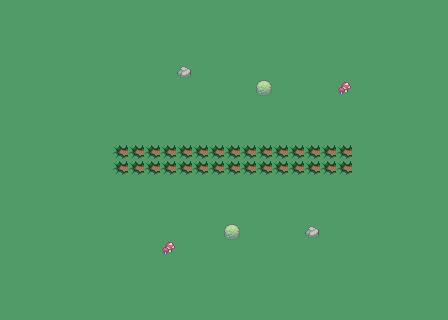

Rendered tile map (Tiled .tmx) drawn with the repository's tilesets; below, a short description and the full map source, tile grids included:
An orthogonal 28x20 tile map with 16x16 px tiles, 2 tile layers (Ground, Decor), 4 tilesets and 3 objects (cabin_bounds, player_spawn, portal_dungeon).

<map version="1.10" tiledversion="1.11.0" orientation="orthogonal" renderorder="right-down" width="28" height="20" tilewidth="16" tileheight="16" infinite="0" nextlayerid="5" nextobjectid="8">
 <tileset firstgid="1" name="grass" tilewidth="16" tileheight="16" tilecount="1" columns="1">
  <image source="../images/mystic_woods/sprites/tilesets/grass.png" width="16" height="16" />
 </tileset>
 <tileset firstgid="2" name="plains" tilewidth="16" tileheight="16" tilecount="72" columns="6">
  <image source="../images/mystic_woods/sprites/tilesets/plains.png" width="96" height="192" />
 </tileset>
 <tileset firstgid="74" name="sprout_objects" tilewidth="16" tileheight="16" tilecount="45" columns="9">
  <image source="../images/sprout_lands/Sprout Lands - Sprites - Basic pack/Objects/Basic_Grass_Biom_things.png" width="144" height="80" />
 </tileset>
 <tileset firstgid="119" name="wooden_house" tilewidth="16" tileheight="16" tilecount="35" columns="7">
  <image source="../images/sprout_lands/Sprout Lands - Sprites - Basic pack/Tilesets/Wooden House.png" width="112" height="80" />
 </tileset>
 <layer id="1" name="Ground" width="28" height="20">
  <data encoding="csv">
1,1,1,1,1,1,1,1,1,1,1,1,1,1,1,1,1,1,1,1,1,1,1,1,1,1,1,1,
1,1,1,1,1,1,1,1,1,1,1,1,1,1,1,1,1,1,1,1,1,1,1,1,1,1,1,1,
1,1,1,1,1,1,1,1,1,1,1,1,1,1,1,1,1,1,1,1,1,1,1,1,1,1,1,1,
1,1,1,1,1,1,1,1,1,1,1,1,1,1,1,1,1,1,1,1,1,1,1,1,1,1,1,1,
1,1,1,1,1,1,1,1,1,1,1,1,1,1,1,1,1,1,1,1,1,1,1,1,1,1,1,1,
1,1,1,1,1,1,1,1,1,1,1,1,1,1,1,1,1,1,1,1,1,1,1,1,1,1,1,1,
1,1,1,1,1,1,1,1,1,1,1,1,1,1,1,1,1,1,1,1,1,1,1,1,1,1,1,1,
1,1,1,1,1,1,1,1,1,1,1,1,1,1,1,1,1,1,1,1,1,1,1,1,1,1,1,1,
1,1,1,1,1,1,1,1,1,1,1,1,1,1,1,1,1,1,1,1,1,1,1,1,1,1,1,1,
1,1,1,1,1,1,1,21,21,21,21,21,21,21,21,21,21,21,21,21,21,21,1,1,1,1,1,1,
1,1,1,1,1,1,1,21,21,21,21,21,21,21,21,21,21,21,21,21,21,21,1,1,1,1,1,1,
1,1,1,1,1,1,1,1,1,1,1,1,1,1,1,1,1,1,1,1,1,1,1,1,1,1,1,1,
1,1,1,1,1,1,1,1,1,1,1,1,1,1,1,1,1,1,1,1,1,1,1,1,1,1,1,1,
1,1,1,1,1,1,1,1,1,1,1,1,1,1,1,1,1,1,1,1,1,1,1,1,1,1,1,1,
1,1,1,1,1,1,1,1,1,1,1,1,1,1,1,1,1,1,1,1,1,1,1,1,1,1,1,1,
1,1,1,1,1,1,1,1,1,1,1,1,1,1,1,1,1,1,1,1,1,1,1,1,1,1,1,1,
1,1,1,1,1,1,1,1,1,1,1,1,1,1,1,1,1,1,1,1,1,1,1,1,1,1,1,1,
1,1,1,1,1,1,1,1,1,1,1,1,1,1,1,1,1,1,1,1,1,1,1,1,1,1,1,1,
1,1,1,1,1,1,1,1,1,1,1,1,1,1,1,1,1,1,1,1,1,1,1,1,1,1,1,1,
1,1,1,1,1,1,1,1,1,1,1,1,1,1,1,1,1,1,1,1,1,1,1,1,1,1,1,1
</data>
 </layer>
 <layer id="2" name="Decor" width="28" height="20">
  <data encoding="csv">
0,0,0,0,0,0,0,0,0,0,0,0,0,0,0,0,0,0,0,0,0,0,0,0,0,0,0,0,
0,0,0,0,0,0,0,0,0,0,0,0,0,0,0,0,0,0,0,0,0,0,0,0,0,0,0,0,
0,0,0,0,0,0,0,0,0,0,0,0,0,0,0,0,0,0,0,0,0,0,0,0,0,0,0,0,
0,0,0,0,0,0,0,0,0,0,0,0,0,0,0,0,0,0,0,0,0,0,0,0,0,0,0,0,
0,0,0,0,0,0,0,0,0,0,0,91,0,0,0,0,0,0,0,0,0,0,0,0,0,0,0,0,
0,0,0,0,0,0,0,0,0,0,0,0,0,0,0,0,102,0,0,0,0,79,0,0,0,0,0,0,
0,0,0,0,0,0,0,0,0,0,0,0,0,0,0,0,0,0,0,0,0,0,0,0,0,0,0,0,
0,0,0,0,0,0,0,0,0,0,0,0,0,0,0,0,0,0,0,0,0,0,0,0,0,0,0,0,
0,0,0,0,0,0,0,0,0,0,0,0,0,0,0,0,0,0,0,0,0,0,0,0,0,0,0,0,
0,0,0,0,0,0,0,0,0,0,0,0,0,0,0,0,0,0,0,0,0,0,0,0,0,0,0,0,
0,0,0,0,0,0,0,0,0,0,0,0,0,0,0,0,0,0,0,0,0,0,0,0,0,0,0,0,
0,0,0,0,0,0,0,0,0,0,0,0,0,0,0,0,0,0,0,0,0,0,0,0,0,0,0,0,
0,0,0,0,0,0,0,0,0,0,0,0,0,0,0,0,0,0,0,0,0,0,0,0,0,0,0,0,
0,0,0,0,0,0,0,0,0,0,0,0,0,0,0,0,0,0,0,0,0,0,0,0,0,0,0,0,
0,0,0,0,0,0,0,0,0,0,0,0,0,0,102,0,0,0,0,91,0,0,0,0,0,0,0,0,
0,0,0,0,0,0,0,0,0,0,79,0,0,0,0,0,0,0,0,0,0,0,0,0,0,0,0,0,
0,0,0,0,0,0,0,0,0,0,0,0,0,0,0,0,0,0,0,0,0,0,0,0,0,0,0,0,
0,0,0,0,0,0,0,0,0,0,0,0,0,0,0,0,0,0,0,0,0,0,0,0,0,0,0,0,
0,0,0,0,0,0,0,0,0,0,0,0,0,0,0,0,0,0,0,0,0,0,0,0,0,0,0,0,
0,0,0,0,0,0,0,0,0,0,0,0,0,0,0,0,0,0,0,0,0,0,0,0,0,0,0,0
</data>
 </layer>
 <objectgroup id="3" name="Collisions">
  <object id="1" name="cabin_bounds" x="56" y="34" width="70" height="58" />
 </objectgroup>
 <objectgroup id="4" name="Objects">
  <object id="2" name="player_spawn" x="192" y="160" />
  <object id="3" name="portal_dungeon" x="352" y="160" />
 </objectgroup>
</map>
